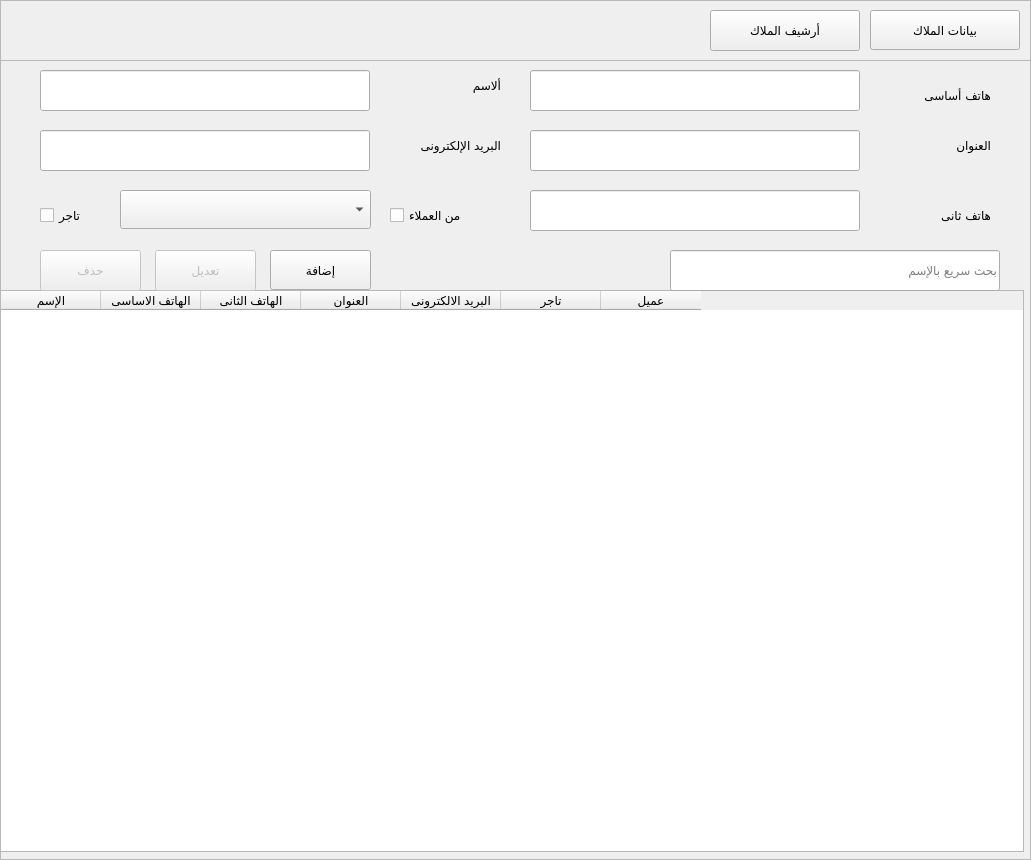
<?xml version="1.0" encoding="UTF-8"?>
<ui version="4.0">
 <class>UC_Owners</class>
 <widget class="QFrame" name="UC_Owners">
  <property name="geometry">
   <rect>
    <x>0</x>
    <y>0</y>
    <width>1031</width>
    <height>860</height>
   </rect>
  </property>
  <property name="windowTitle">
   <string>Frame</string>
  </property>
  <property name="frameShape">
   <enum>QFrame::StyledPanel</enum>
  </property>
  <property name="frameShadow">
   <enum>QFrame::Raised</enum>
  </property>
  <widget class="QFrame" name="Frame_Owners">
   <property name="geometry">
    <rect>
     <x>0</x>
     <y>0</y>
     <width>1031</width>
     <height>860</height>
    </rect>
   </property>
   <property name="frameShape">
    <enum>QFrame::StyledPanel</enum>
   </property>
   <property name="frameShadow">
    <enum>QFrame::Raised</enum>
   </property>
   <widget class="QFrame" name="Frame_Owners_Info">
    <property name="geometry">
     <rect>
      <x>0</x>
      <y>60</y>
      <width>1031</width>
      <height>800</height>
     </rect>
    </property>
    <property name="frameShape">
     <enum>QFrame::StyledPanel</enum>
    </property>
    <property name="frameShadow">
     <enum>QFrame::Raised</enum>
    </property>
    <widget class="QTableWidget" name="tbl_owners_info">
     <property name="geometry">
      <rect>
       <x>0</x>
       <y>230</y>
       <width>1024</width>
       <height>562</height>
      </rect>
     </property>
     <property name="selectionBehavior">
      <enum>QAbstractItemView::SelectRows</enum>
     </property>
     <column>
      <property name="text">
       <string>الإسم</string>
      </property>
     </column>
     <column>
      <property name="text">
       <string>الهاتف الاساسى</string>
      </property>
     </column>
     <column>
      <property name="text">
       <string>الهاتف الثانى</string>
      </property>
     </column>
     <column>
      <property name="text">
       <string>العنوان</string>
      </property>
     </column>
     <column>
      <property name="text">
       <string>البريد الالكترونى</string>
      </property>
     </column>
     <column>
      <property name="text">
       <string>تاجر</string>
      </property>
     </column>
     <column>
      <property name="text">
       <string>عميل</string>
      </property>
     </column>
    </widget>
    <widget class="QPushButton" name="btn_edit_owner">
     <property name="enabled">
      <bool>false</bool>
     </property>
     <property name="geometry">
      <rect>
       <x>155</x>
       <y>190</y>
       <width>101</width>
       <height>41</height>
      </rect>
     </property>
     <property name="font">
      <font>
       <family>simplified arabic</family>
      </font>
     </property>
     <property name="cursor">
      <cursorShape>PointingHandCursor</cursorShape>
     </property>
     <property name="text">
      <string>تعديل</string>
     </property>
    </widget>
    <widget class="QCheckBox" name="chkbxIsClient">
     <property name="geometry">
      <rect>
       <x>390</x>
       <y>140</y>
       <width>121</width>
       <height>31</height>
      </rect>
     </property>
     <property name="layoutDirection">
      <enum>Qt::LeftToRight</enum>
     </property>
     <property name="text">
      <string>من العملاء</string>
     </property>
    </widget>
    <widget class="QLabel" name="label_273">
     <property name="geometry">
      <rect>
       <x>870</x>
       <y>140</y>
       <width>121</width>
       <height>31</height>
      </rect>
     </property>
     <property name="font">
      <font>
       <family>simplified arabic</family>
      </font>
     </property>
     <property name="text">
      <string>هاتف ثانى</string>
     </property>
    </widget>
    <widget class="QLabel" name="label_7">
     <property name="geometry">
      <rect>
       <x>380</x>
       <y>10</y>
       <width>121</width>
       <height>31</height>
      </rect>
     </property>
     <property name="font">
      <font>
       <family>simplified arabic</family>
      </font>
     </property>
     <property name="text">
      <string>ألاسم</string>
     </property>
    </widget>
    <widget class="QLineEdit" name="txtOwnerName">
     <property name="geometry">
      <rect>
       <x>40</x>
       <y>10</y>
       <width>330</width>
       <height>41</height>
      </rect>
     </property>
     <property name="font">
      <font>
       <family>simplified arabic</family>
      </font>
     </property>
    </widget>
    <widget class="QPushButton" name="btn_add_owner">
     <property name="geometry">
      <rect>
       <x>270</x>
       <y>190</y>
       <width>101</width>
       <height>40</height>
      </rect>
     </property>
     <property name="font">
      <font>
       <family>simplified arabic</family>
      </font>
     </property>
     <property name="cursor">
      <cursorShape>PointingHandCursor</cursorShape>
     </property>
     <property name="text">
      <string>إضافة</string>
     </property>
    </widget>
    <widget class="QLineEdit" name="txtOwnerSearch">
     <property name="geometry">
      <rect>
       <x>670</x>
       <y>190</y>
       <width>330</width>
       <height>41</height>
      </rect>
     </property>
     <property name="font">
      <font>
       <family>simplified arabic</family>
      </font>
     </property>
     <property name="layoutDirection">
      <enum>Qt::RightToLeft</enum>
     </property>
     <property name="styleSheet">
      <string notr="true">padding-right:10%;</string>
     </property>
     <property name="placeholderText">
      <string>بحث سريع بالإسم</string>
     </property>
    </widget>
    <widget class="QPushButton" name="btn_remove_owner">
     <property name="enabled">
      <bool>false</bool>
     </property>
     <property name="geometry">
      <rect>
       <x>40</x>
       <y>190</y>
       <width>101</width>
       <height>41</height>
      </rect>
     </property>
     <property name="font">
      <font>
       <family>simplified arabic</family>
      </font>
     </property>
     <property name="cursor">
      <cursorShape>PointingHandCursor</cursorShape>
     </property>
     <property name="text">
      <string>حذف</string>
     </property>
    </widget>
    <widget class="QCheckBox" name="chkbxIsTrader">
     <property name="geometry">
      <rect>
       <x>40</x>
       <y>140</y>
       <width>61</width>
       <height>31</height>
      </rect>
     </property>
     <property name="layoutDirection">
      <enum>Qt::LeftToRight</enum>
     </property>
     <property name="text">
      <string>تاجر</string>
     </property>
    </widget>
    <widget class="QLineEdit" name="txtOwnerAddress">
     <property name="geometry">
      <rect>
       <x>530</x>
       <y>70</y>
       <width>330</width>
       <height>41</height>
      </rect>
     </property>
     <property name="font">
      <font>
       <family>simplified arabic</family>
      </font>
     </property>
    </widget>
    <widget class="QLabel" name="label_6">
     <property name="geometry">
      <rect>
       <x>870</x>
       <y>70</y>
       <width>121</width>
       <height>31</height>
      </rect>
     </property>
     <property name="font">
      <font>
       <family>simplified arabic</family>
      </font>
     </property>
     <property name="text">
      <string>العنوان</string>
     </property>
    </widget>
    <widget class="QLabel" name="label_8">
     <property name="geometry">
      <rect>
       <x>380</x>
       <y>70</y>
       <width>121</width>
       <height>31</height>
      </rect>
     </property>
     <property name="font">
      <font>
       <family>simplified arabic</family>
      </font>
     </property>
     <property name="text">
      <string>البريد الإلكترونى</string>
     </property>
    </widget>
    <widget class="QLineEdit" name="txtOwnerMail">
     <property name="geometry">
      <rect>
       <x>40</x>
       <y>70</y>
       <width>330</width>
       <height>41</height>
      </rect>
     </property>
     <property name="font">
      <font>
       <family>simplified arabic</family>
      </font>
     </property>
    </widget>
    <widget class="QComboBox" name="cbxClientsNames">
     <property name="geometry">
      <rect>
       <x>120</x>
       <y>130</y>
       <width>251</width>
       <height>39</height>
      </rect>
     </property>
    </widget>
    <widget class="QLineEdit" name="txtOwnerPhone1">
     <property name="geometry">
      <rect>
       <x>530</x>
       <y>10</y>
       <width>330</width>
       <height>41</height>
      </rect>
     </property>
     <property name="font">
      <font>
       <family>simplified arabic</family>
      </font>
     </property>
    </widget>
    <widget class="QLabel" name="label_5">
     <property name="geometry">
      <rect>
       <x>870</x>
       <y>20</y>
       <width>121</width>
       <height>31</height>
      </rect>
     </property>
     <property name="font">
      <font>
       <family>simplified arabic</family>
      </font>
     </property>
     <property name="text">
      <string>هاتف أساسى</string>
     </property>
    </widget>
    <widget class="QLineEdit" name="txtOwnerPhone2">
     <property name="geometry">
      <rect>
       <x>530</x>
       <y>130</y>
       <width>330</width>
       <height>41</height>
      </rect>
     </property>
     <property name="font">
      <font>
       <family>simplified arabic</family>
      </font>
     </property>
    </widget>
   </widget>
   <widget class="QFrame" name="Frame_Owners_Reports">
    <property name="geometry">
     <rect>
      <x>0</x>
      <y>60</y>
      <width>1031</width>
      <height>800</height>
     </rect>
    </property>
    <property name="frameShape">
     <enum>QFrame::StyledPanel</enum>
    </property>
    <property name="frameShadow">
     <enum>QFrame::Raised</enum>
    </property>
   </widget>
   <widget class="QPushButton" name="btn_owners_frame">
    <property name="geometry">
     <rect>
      <x>870</x>
      <y>10</y>
      <width>150</width>
      <height>40</height>
     </rect>
    </property>
    <property name="font">
     <font>
      <family>simplified arabic</family>
     </font>
    </property>
    <property name="cursor">
     <cursorShape>PointingHandCursor</cursorShape>
    </property>
    <property name="text">
     <string>بيانات الملاك</string>
    </property>
   </widget>
   <widget class="QPushButton" name="btn_owners_archieve_frame">
    <property name="geometry">
     <rect>
      <x>710</x>
      <y>10</y>
      <width>150</width>
      <height>41</height>
     </rect>
    </property>
    <property name="font">
     <font>
      <family>simplified arabic</family>
     </font>
    </property>
    <property name="cursor">
     <cursorShape>PointingHandCursor</cursorShape>
    </property>
    <property name="text">
     <string>أرشيف الملاك</string>
    </property>
   </widget>
   <zorder>Frame_Owners_Reports</zorder>
   <zorder>Frame_Owners_Info</zorder>
   <zorder>btn_owners_frame</zorder>
   <zorder>btn_owners_archieve_frame</zorder>
  </widget>
 </widget>
 <resources/>
 <connections/>
</ui>
